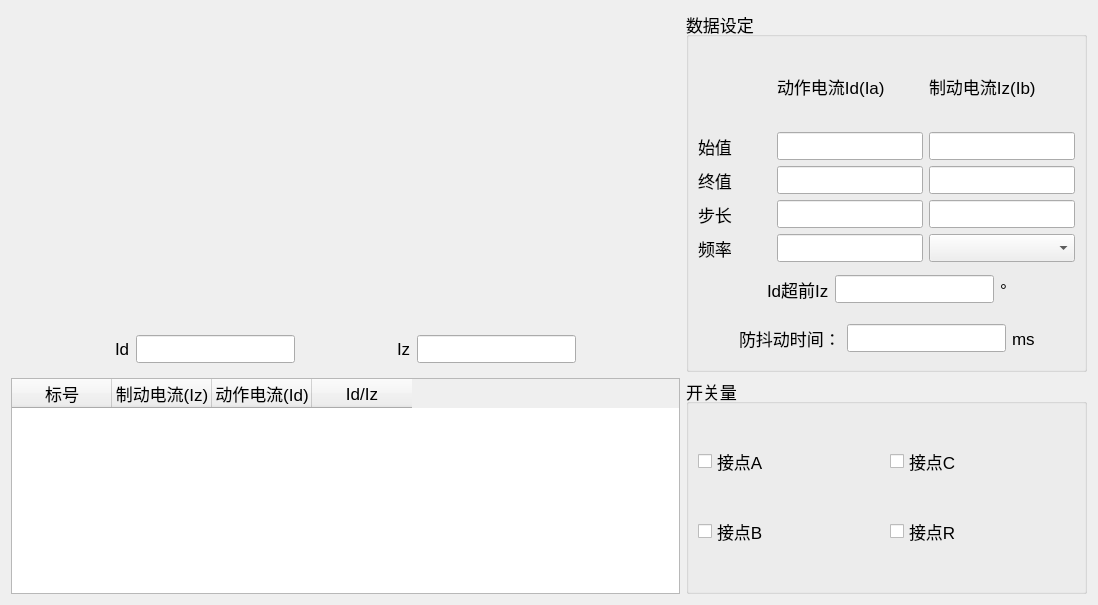
<?xml version="1.0" encoding="UTF-8"?>
<ui version="4.0">
 <class>ui_017</class>
 <widget class="QWidget" name="ui_017">
  <property name="geometry">
   <rect>
    <x>0</x>
    <y>0</y>
    <width>1098</width>
    <height>605</height>
   </rect>
  </property>
  <property name="font">
   <font>
    <pointsize>13</pointsize>
   </font>
  </property>
  <property name="windowTitle">
   <string>Form</string>
  </property>
  <layout class="QGridLayout" name="gridLayout_3" rowstretch="5,3" columnstretch="5,3">
   <item row="0" column="0">
    <widget class="QWidget" name="widget" native="true">
     <layout class="QVBoxLayout" name="verticalLayout" stretch="9,1">
      <item>
       <widget class="QWidget" name="widget_2" native="true"/>
      </item>
      <item>
       <layout class="QHBoxLayout" name="horizontalLayout">
        <item>
         <spacer name="horizontalSpacer">
          <property name="orientation">
           <enum>Qt::Horizontal</enum>
          </property>
          <property name="sizeHint" stdset="0">
           <size>
            <width>40</width>
            <height>20</height>
           </size>
          </property>
         </spacer>
        </item>
        <item>
         <widget class="QLabel" name="label">
          <property name="text">
           <string>Id</string>
          </property>
         </widget>
        </item>
        <item>
         <widget class="QLineEdit" name="lineEdit"/>
        </item>
        <item>
         <spacer name="horizontalSpacer_2">
          <property name="orientation">
           <enum>Qt::Horizontal</enum>
          </property>
          <property name="sizeHint" stdset="0">
           <size>
            <width>40</width>
            <height>20</height>
           </size>
          </property>
         </spacer>
        </item>
        <item>
         <widget class="QLabel" name="label_2">
          <property name="text">
           <string>Iz</string>
          </property>
         </widget>
        </item>
        <item>
         <widget class="QLineEdit" name="lineEdit_2"/>
        </item>
        <item>
         <spacer name="horizontalSpacer_3">
          <property name="orientation">
           <enum>Qt::Horizontal</enum>
          </property>
          <property name="sizeHint" stdset="0">
           <size>
            <width>40</width>
            <height>20</height>
           </size>
          </property>
         </spacer>
        </item>
       </layout>
      </item>
     </layout>
    </widget>
   </item>
   <item row="0" column="1">
    <widget class="QGroupBox" name="groupBox">
     <property name="title">
      <string>数据设定</string>
     </property>
     <layout class="QVBoxLayout" name="verticalLayout_2" stretch="5,1,1">
      <item>
       <layout class="QGridLayout" name="gridLayout" rowstretch="1,1,1,1,1" columnstretch="1,2,2">
        <item row="0" column="0">
         <spacer name="horizontalSpacer_4">
          <property name="orientation">
           <enum>Qt::Horizontal</enum>
          </property>
          <property name="sizeHint" stdset="0">
           <size>
            <width>40</width>
            <height>20</height>
           </size>
          </property>
         </spacer>
        </item>
        <item row="0" column="1">
         <widget class="QLabel" name="label_3">
          <property name="text">
           <string>动作电流Id(Ia)</string>
          </property>
         </widget>
        </item>
        <item row="0" column="2">
         <widget class="QLabel" name="label_4">
          <property name="text">
           <string>制动电流Iz(Ib)</string>
          </property>
         </widget>
        </item>
        <item row="1" column="0">
         <widget class="QLabel" name="label_5">
          <property name="text">
           <string>始值</string>
          </property>
         </widget>
        </item>
        <item row="1" column="1">
         <widget class="QLineEdit" name="lineEdit_3"/>
        </item>
        <item row="1" column="2">
         <widget class="QLineEdit" name="lineEdit_4"/>
        </item>
        <item row="2" column="0">
         <widget class="QLabel" name="label_6">
          <property name="text">
           <string>终值</string>
          </property>
         </widget>
        </item>
        <item row="2" column="1">
         <widget class="QLineEdit" name="lineEdit_5"/>
        </item>
        <item row="2" column="2">
         <widget class="QLineEdit" name="lineEdit_6"/>
        </item>
        <item row="3" column="0">
         <widget class="QLabel" name="label_7">
          <property name="text">
           <string>步长</string>
          </property>
         </widget>
        </item>
        <item row="3" column="1">
         <widget class="QLineEdit" name="lineEdit_7"/>
        </item>
        <item row="3" column="2">
         <widget class="QLineEdit" name="lineEdit_8"/>
        </item>
        <item row="4" column="1">
         <widget class="QLineEdit" name="lineEdit_9"/>
        </item>
        <item row="4" column="2">
         <widget class="QComboBox" name="comboBox"/>
        </item>
        <item row="4" column="0">
         <widget class="QLabel" name="label_8">
          <property name="text">
           <string>频率</string>
          </property>
         </widget>
        </item>
       </layout>
      </item>
      <item>
       <layout class="QHBoxLayout" name="horizontalLayout_2">
        <item>
         <spacer name="horizontalSpacer_5">
          <property name="orientation">
           <enum>Qt::Horizontal</enum>
          </property>
          <property name="sizeHint" stdset="0">
           <size>
            <width>40</width>
            <height>20</height>
           </size>
          </property>
         </spacer>
        </item>
        <item>
         <widget class="QLabel" name="label_9">
          <property name="text">
           <string>Id超前Iz</string>
          </property>
         </widget>
        </item>
        <item>
         <widget class="QLineEdit" name="lineEdit_10"/>
        </item>
        <item>
         <widget class="QLabel" name="label_10">
          <property name="text">
           <string>°</string>
          </property>
         </widget>
        </item>
        <item>
         <spacer name="horizontalSpacer_6">
          <property name="orientation">
           <enum>Qt::Horizontal</enum>
          </property>
          <property name="sizeHint" stdset="0">
           <size>
            <width>40</width>
            <height>20</height>
           </size>
          </property>
         </spacer>
        </item>
       </layout>
      </item>
      <item>
       <layout class="QHBoxLayout" name="horizontalLayout_3">
        <item>
         <spacer name="horizontalSpacer_7">
          <property name="orientation">
           <enum>Qt::Horizontal</enum>
          </property>
          <property name="sizeHint" stdset="0">
           <size>
            <width>40</width>
            <height>20</height>
           </size>
          </property>
         </spacer>
        </item>
        <item>
         <widget class="QLabel" name="label_11">
          <property name="text">
           <string>防抖动时间：</string>
          </property>
         </widget>
        </item>
        <item>
         <widget class="QLineEdit" name="lineEdit_11"/>
        </item>
        <item>
         <widget class="QLabel" name="label_12">
          <property name="text">
           <string>ms</string>
          </property>
         </widget>
        </item>
        <item>
         <spacer name="horizontalSpacer_8">
          <property name="orientation">
           <enum>Qt::Horizontal</enum>
          </property>
          <property name="sizeHint" stdset="0">
           <size>
            <width>40</width>
            <height>20</height>
           </size>
          </property>
         </spacer>
        </item>
       </layout>
      </item>
     </layout>
    </widget>
   </item>
   <item row="1" column="0">
    <widget class="QTableWidget" name="tb_result">
     <attribute name="verticalHeaderVisible">
      <bool>false</bool>
     </attribute>
     <column>
      <property name="text">
       <string>标号</string>
      </property>
     </column>
     <column>
      <property name="text">
       <string>制动电流(Iz)</string>
      </property>
     </column>
     <column>
      <property name="text">
       <string>动作电流(Id)</string>
      </property>
     </column>
     <column>
      <property name="text">
       <string>Id/Iz</string>
      </property>
     </column>
    </widget>
   </item>
   <item row="1" column="1">
    <widget class="QGroupBox" name="groupBox_2">
     <property name="title">
      <string>开关量</string>
     </property>
     <layout class="QGridLayout" name="gridLayout_2">
      <item row="0" column="0">
       <widget class="QCheckBox" name="checkBox">
        <property name="text">
         <string>接点A</string>
        </property>
       </widget>
      </item>
      <item row="0" column="1">
       <widget class="QCheckBox" name="checkBox_2">
        <property name="text">
         <string>接点C</string>
        </property>
       </widget>
      </item>
      <item row="1" column="0">
       <widget class="QCheckBox" name="checkBox_3">
        <property name="text">
         <string>接点B</string>
        </property>
       </widget>
      </item>
      <item row="1" column="1">
       <widget class="QCheckBox" name="checkBox_4">
        <property name="text">
         <string>接点R</string>
        </property>
       </widget>
      </item>
     </layout>
    </widget>
   </item>
  </layout>
 </widget>
 <resources/>
 <connections/>
</ui>
